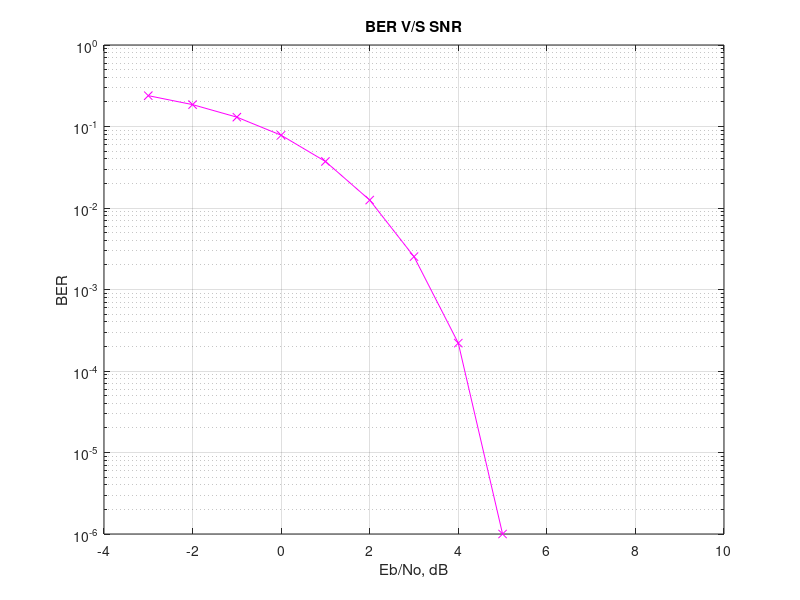

Write the MATLAB code that produced this figure.
%  Code : for AWGNchannel
 clc
 clear all
 close all
 N=10^6;
 ip=rand(1,N)>0.5;
 s=2*ip-1;
 n=1/sqrt(2)*[randn(1,N)+j*randn(1,N)];
 Eb_N0_db=[-3:10];
 for ii=1:length(Eb_N0_db)
 y=s+10^(-Eb_N0_db(ii)/10)*n;
 ipHat=real(y)>0;
 nErr(ii)=size(find([ip-ipHat]),2);
 end
 simber=nErr/N;
 close all
 figure
 semilogy(Eb_N0_db,simber,'mx-');
 grid on
 xlabel("Eb/No, dB");
 ylabel("BER");
 title("BER V/S SNR");